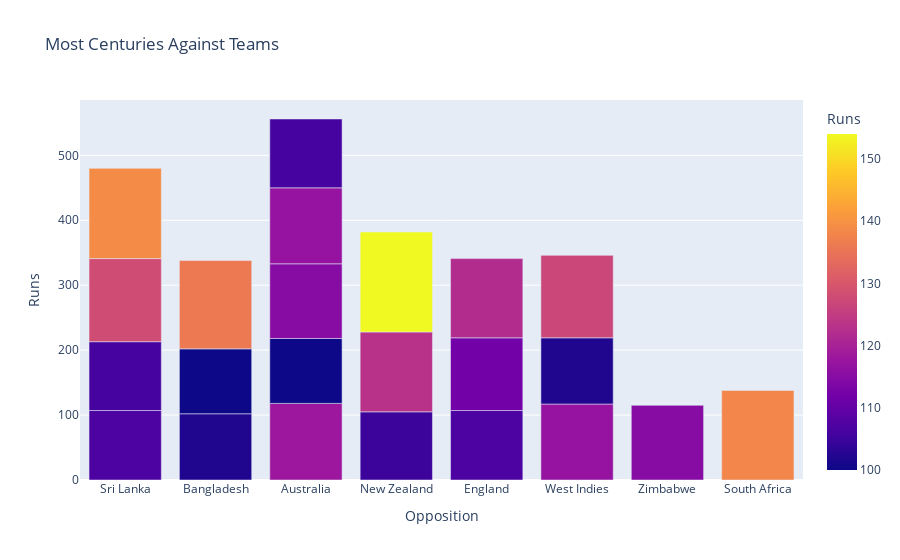

Notebook cell for this chart:
### Code cell
figure = px.bar(centuries, x=centuries["Opposition"], y = centuries["Runs"], 
                color = centuries["Runs"],
                title="Most Centuries Against Teams")
figure.show()

### Figure 1 — Plotly figure (JSON) as saved in the notebook; plotly's stock layout.template omitted (floating-point values rounded to 4 significant figures)
{"data": [{"alignmentgroup": "True", "hovertemplate": "Opposition=%{x}<br>Runs=%{marker.color}<extra></extra>", "legendgroup": "", "marker": {"color": [107, 102, 118, 105, 100, 107, 112, 117, 106, 128, 102, 115, 100, 115, 123, 136, 127, 139, 138, 117, 106, 154, 122], "coloraxis": "coloraxis", "pattern": {"shape": ""}}, "name": "", "offsetgroup": "", "orientation": "v", "showlegend": false, "textposition": "auto", "type": "bar", "x": ["Sri Lanka", "Bangladesh", "Australia", "New Zealand", "Bangladesh", "England", "England", "West Indies", "Sri Lanka", "Sri Lanka", "West Indies", "Zimbabwe", "Australia", "Australia", "New Zealand", "Bangladesh", "West Indies", "Sri Lanka", "South Africa", "Australia", "Australia", "New Zealand", "England"], "xaxis": "x", "y": [107, 102, 118, 105, 100, 107, 112, 117, 106, 128, 102, 115, 100, 115, 123, 136, 127, 139, 138, 117, 106, 154, 122], "yaxis": "y"}], "layout": {"barmode": "relative", "coloraxis": {"colorbar": {"title": {"text": "Runs"}}, "colorscale": [[0, "#0d0887"], [0.1111, "#46039f"], [0.2222, "#7201a8"], [0.3333, "#9c179e"], [0.4444, "#bd3786"], [0.5556, "#d8576b"], [0.6667, "#ed7953"], [0.7778, "#fb9f3a"], [0.8889, "#fdca26"], [1, "#f0f921"]]}, "legend": {"tracegroupgap": 0}, "title": {"text": "Most Centuries Against Teams"}, "xaxis": {"anchor": "y", "domain": [0, 1], "title": {"text": "Opposition"}}, "yaxis": {"anchor": "x", "domain": [0, 1], "title": {"text": "Runs"}}}}
